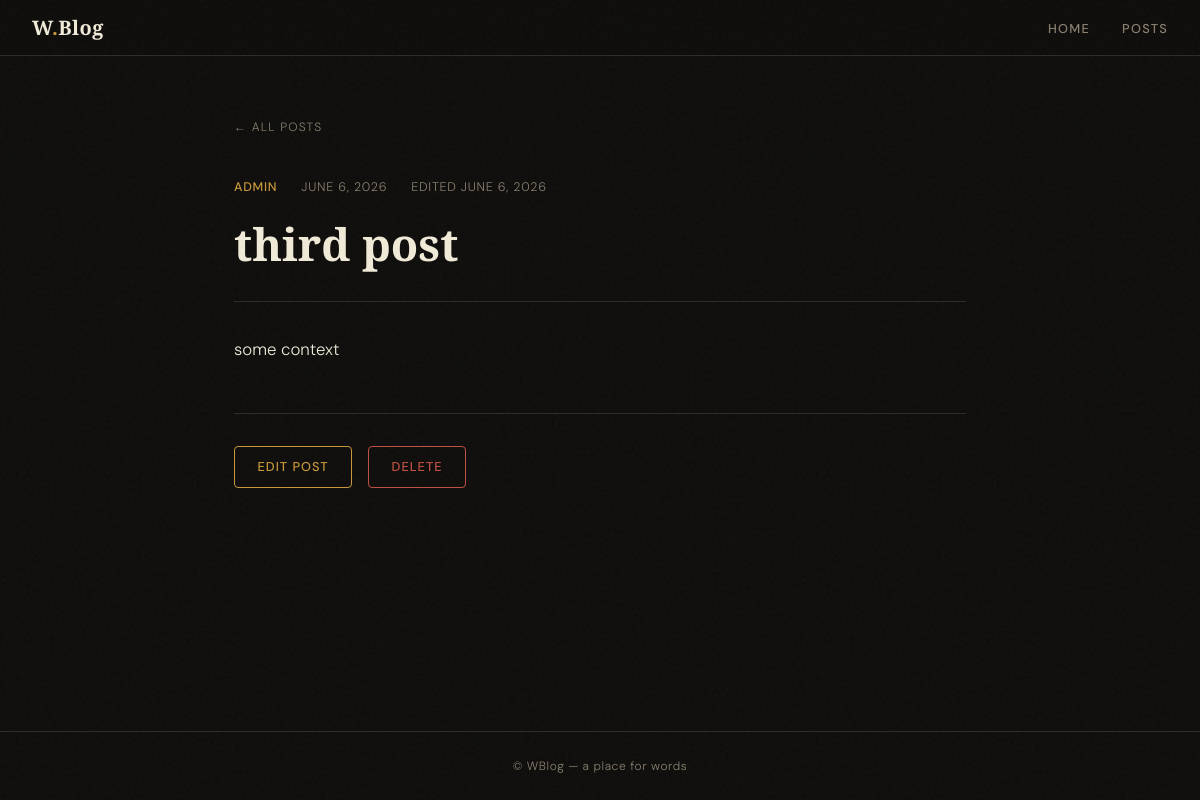
Before: /post_list/3 (signed in) with the older database file.
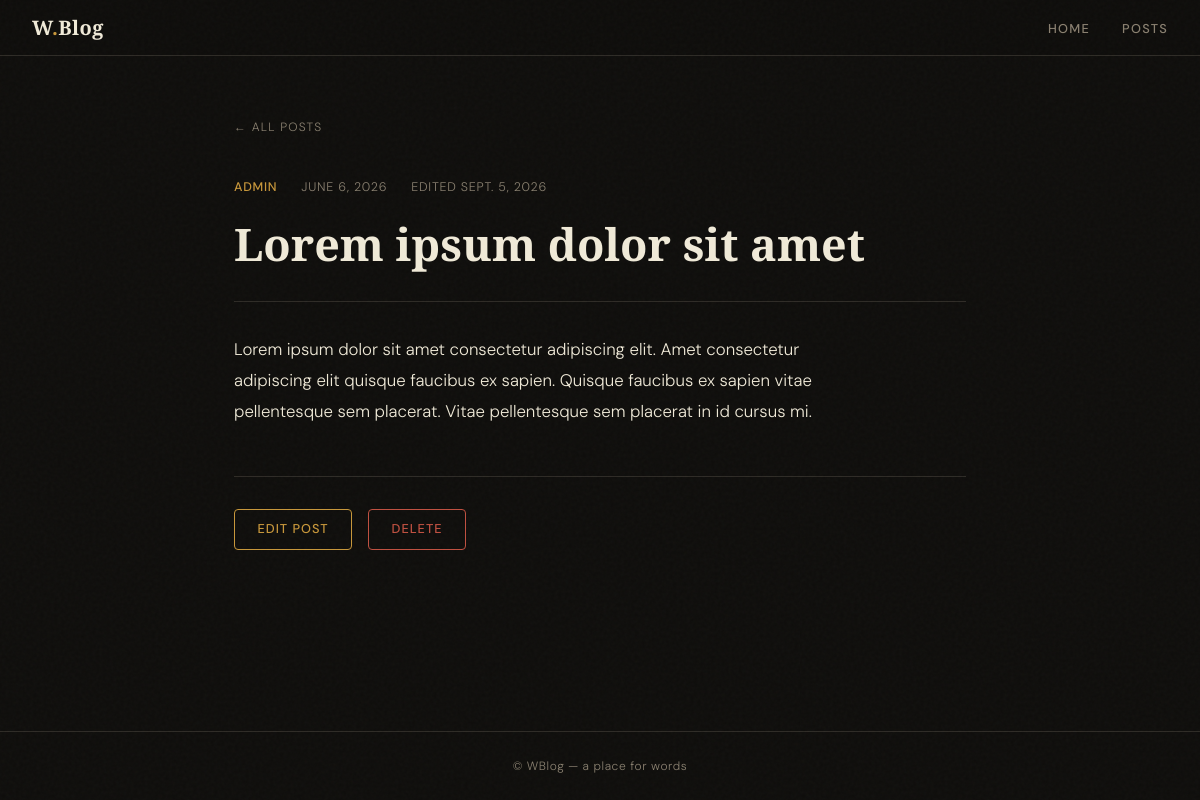
After: the same page with the newer database file.
### wblog/models.py (models this page shows)
class Post(models.Model):
    title = models.CharField(max_length=128)
    context = models.TextField()
    created_at = models.DateTimeField(auto_now_add=True)
    updated_at = models.DateTimeField(auto_now=True)
    author = models.ForeignKey(User, on_delete=models.CASCADE)

### wblog/views.py (the view)
# urls.py: path("post_list/<int:pk>", PostDetailView.as_view(), name="post_detail"),
class PostDetailView(LoginRequiredMixin, DetailView):
    model = Post
    template_name = "wblog/post_detail_view.html"
    context_object_name = "post"

### wblog/templates/wblog/post_detail_view.html (shortened to what this page needs)
{%extends 'wblog/base.html'%}
{%block content%}
<a href="{% url 'post_list' %}" class="back-link">&#8592; All Posts</a>
<article>
    <header class="post-header">
        <div class="post-byline">
            <span class="author">{{ post.author }}</span>
            <span>{{ post.created_at|date:"F j, Y" }}</span>
            {% if post.updated_at != post.created_at %}
                <span>Edited {{ post.updated_at|date:"N j, Y" }}</span>
            {% endif %}
        </div>
        <h1 class="post-title">{{ post.title }}</h1>
    </header>
    <hr class="post-divider">
    <div class="post-body">
        <p>{{ post.context }}</p>
    </div>
    {% if user.is_authenticated and user == post.author %}
    <div class="post-actions">
        <a href="{% url 'post_update' post.pk %}" class="btn">Edit Post</a>
        <a href="{% url 'post_delete' post.pk %}" class="btn btn-danger">Delete</a>
    </div>
    {% endif %}
</article>
{%endblock%}

Changed rows visible on the page:
changed Post "ADMIN": updated_at "JUNE 6, 2026" → "SEPT. 5, 2026"; title "third post" → "Lorem ipsum dolor sit amet"; context "some context" → "Lorem ipsum dolor sit amet consectetur adipiscing elit. Amet consectetur adipiscing elit quisque faucibus ex sapien. Quisque faucibus ex sapien vitae pellentesque sem placerat. Vitae pellentesque sem placerat in id cursus mi."
